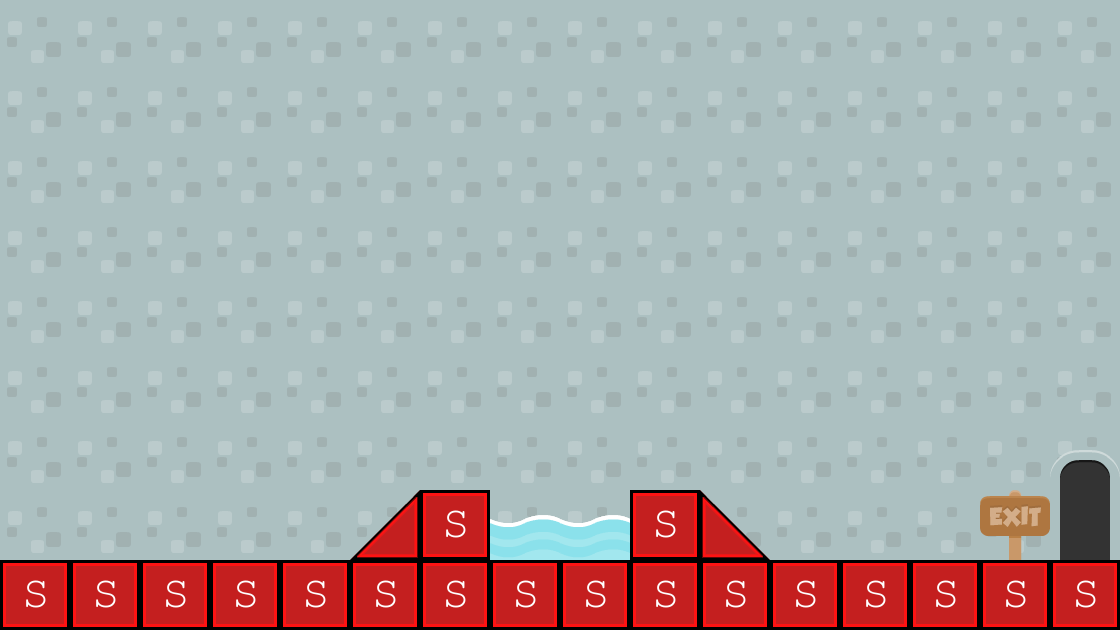

Tiled map render using the project's own tile images. Description and the map definition, with tile-layer contents summarised, below:
An orthogonal 16x9 tile map with 70x70 px tiles, 4 tile layers (background, Tile Layer 1, collision, background 2), 2 tilesets and 3 objects (2x BadGuy, Mushroom).

<map version="1.0" orientation="orthogonal" renderorder="right-down" width="16" height="9" tilewidth="70" tileheight="70">
 <tileset firstgid="1" name="background-tiles" tilewidth="70" tileheight="70">
  <image source="../img/background-tiles.png" width="910" height="910" />
 </tileset>
 <tileset firstgid="170" name="meta-tiles" tilewidth="70" tileheight="70">
  <image source="../img/meta-tiles.png" width="350" height="70" />
  <tile id="1">
   <properties>
    <property name="type" value="lslope" />
   </properties>
  </tile>
  <tile id="3">
   <properties>
    <property name="type" value="rslope" />
   </properties>
  </tile>
  <tile id="4">
   <properties>
    <property name="type" value="solid" />
   </properties>
  </tile>
 </tileset>
 <layer name="background" width="16" height="9">
  <data>[144 cells, 144 non-empty, 1 distinct tile ids]</data>
 </layer>
 <layer name="Tile Layer 1" width="16" height="9">
  <data>[144 cells, 144 non-empty, 7 distinct tile ids]</data>
 </layer>
 <layer name="collision" width="16" height="9">
  <data>[144 cells, 20 non-empty, 3 distinct tile ids]</data>
 </layer>
 <layer name="background 2" width="16" height="9">
  <data>[144 cells, 3 non-empty, 2 distinct tile ids]</data>
 </layer>
 <objectgroup name="EnemyEntities">
  <object name="BadGuy" x="768" y="489.333" width="212" height="70.6667" />
  <object name="BadGuy" x="212" y="490.667" width="140" height="68" />
 </objectgroup>
 <objectgroup name="CollectableEntities">
  <object name="Mushroom" x="420" y="417.333" width="68" height="73.3333" />
 </objectgroup>
</map>
